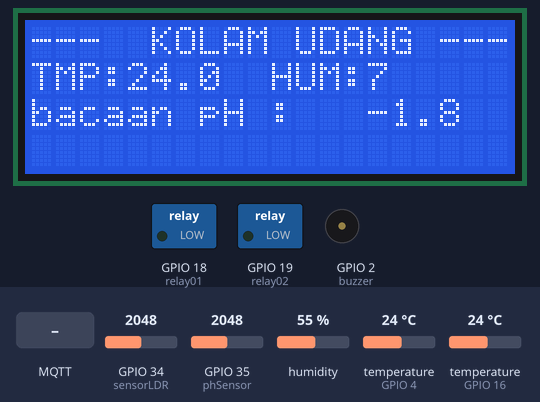
Simulated run of this sketch. Board: ESP32. On the bench: 20×4 character LCD, switched loads named in the sketch (green lamp = pin HIGH), buzzer (waves = sounding, pin HIGH). Inputs (shaded band) come from the test bench; at power-on: humidity 55 %, GPIO 35 (phSensor) = 2048, GPIO 34 (sensorLDR) = 2048, temperature (sensors on GPIO 4, GPIO 16) 24 °C. WiFi joins after 1.5 s; servers stay silent unless stated; no MQTT or app messages arrive unless stated; what the sketch prints to the serial monitor is not drawn.

Above: at 6.3 s.
6.4 s: humidity set to 22 %
At 9.5 s:
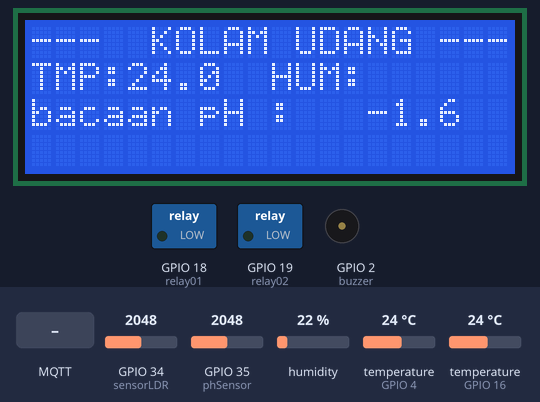
13.4 s: humidity set to 40 %
At 15.6 s:
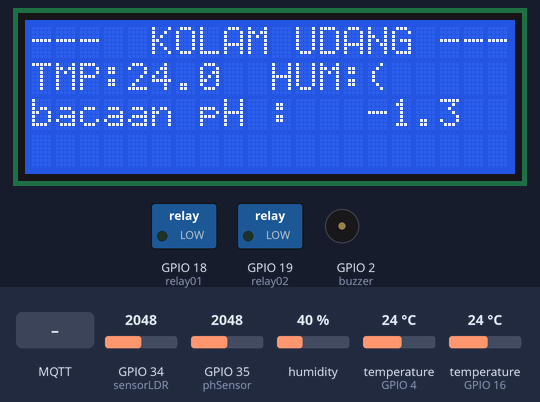
21.2 s: humidity set to 68 %
At 25.4 s:
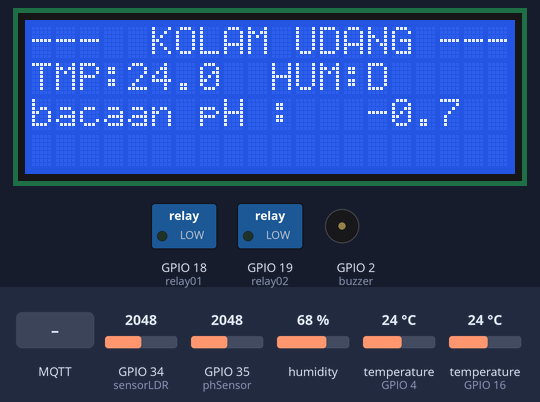
28.5 s: humidity set to 88 %
At 30.4 s:
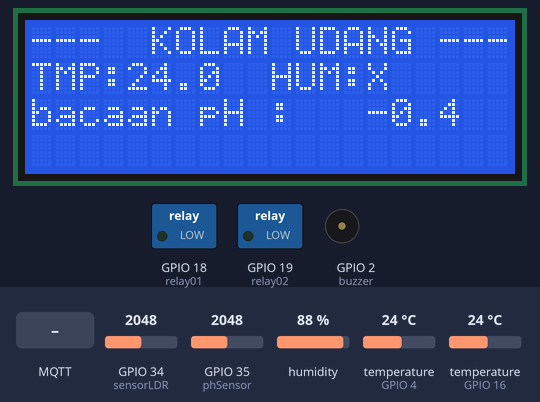
36.3 s: MQTT message "on" arrives on the first subscribed topic
At 37.4 s:
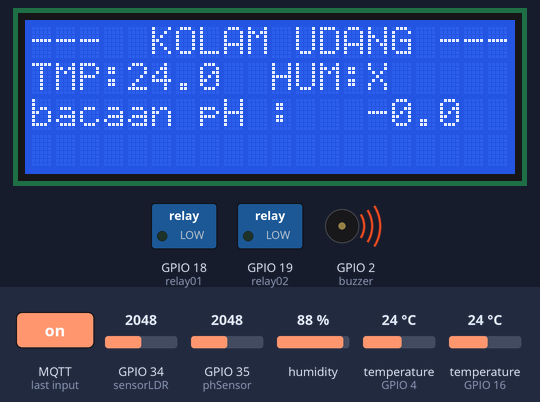
43.5 s: GPIO 35 (phSensor) set to 2866
At 46.2 s:
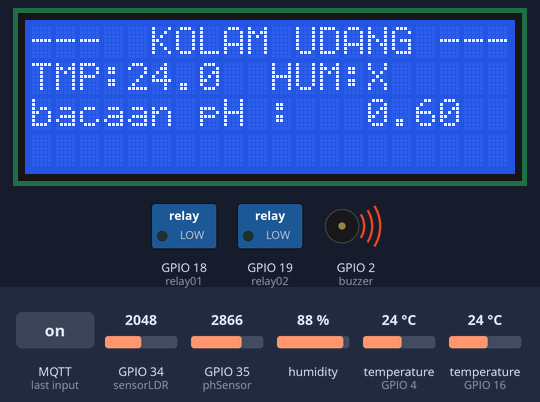
Timing chart, 0 to 47.7 s (numbered marks = the images above; inputs shaded):
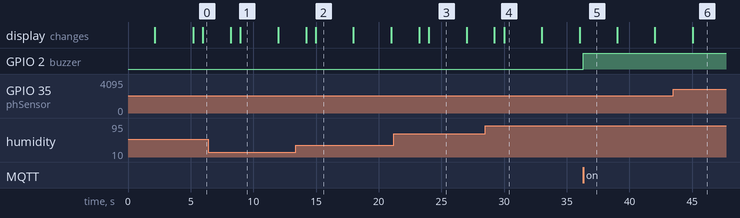

Measured:
- after the input at 6.4 s, the display: first changes after 1.8 s (image 1 shows a later state)
- after the input at 13.4 s, the display: first changes after 0.80 s (image 2 shows a later state)
- after the input at 21.2 s, the display: first changes after 2.0 s (image 3 shows a later state)
- after the input at 28.5 s, the display: first changes after 0.73 s (image 4 shows a later state)
- after the input at 36.3 s, GPIO 2 (buzzer): LOW → HIGH at once
- what the display in image 4 shows lasts 3.0 s, from 30.0 s to 33.0 s

The sketch:

kolamUdangLiza.ino
```cpp
/*------------------------------------------------------------------
  ===================  Seksyen 1 - HEADER        ===================
  ------------------------------------------------------------------*/
//-------------------------------------------------------------------
//=  A. - Library  include and define  yang diperlukan              =
//-------------------------------------------------------------------

#include <WiFi.h>
#include <MQTT.h>
#include <Wire.h>
#include <SPI.h>
#include <DallasTemperature.h>
#include <OneWire.h>
#include <LiquidCrystal_I2C.h>
#include <DHT.h>;
#include "DFRobot_PH.h"
#include <EEPROM.h>

//--------------------------------------------------------------------
//=  B. - ISTIHAR Sambungan nama Pin dengan Nombor Fizikal PIN ----
//--------------------------------------------------------------------

//---Actuator and Relay  pin connection---
#define relay01     18
#define relay02     19
#define buzzer      2
//#define SensorSuhu  15 // pin sambungan ke DS18B20 (ONEWIRE)
#define SenAM2301   16
#define sensorLDR   34
#define tiltSensor  4
#define PIN         5
#define oneWireBus  4
#define phSensor    35


// ~~~~~~~~~~~~~~~~~~~~ PENTING ~~~~~~~~~~~~~~~~~~~~~~~~
// ------ Sila edit nama atau ID ikut keperluan --------
#define Client_Id   "2025fishfeederPTSB03indoorMain"
//#define NamaBroker  "broker.hivemq.com"
#define NamaBroker  "broker.emqx.io"
//#define NamaBroker  "103.186.117.135"
//#define namaSSID    "HaMa iPhone 13";
//#define SSIDpwd     "1234556790";
#define namaSSID    "Haza@unifi";
#define SSIDpwd     "0135335045";
//#define namaSSID    "IoT";
//#define SSIDpwd     "iot@kksj2023";
// ~~~~~~~~~~~~~~~~~~~  TAMMAT   ~~~~~~~~~~~~~~~~~~~~~~~

//=   C.  - ISTIHAR  constant dan pembolehubah------------------------------
//---Penetapan nama Pembolehubah yg diumpukkan kepada satu nilai awal  --
const char ssid[] = namaSSID;
const char pass[] = SSIDpwd;

OneWire oneWire(oneWireBus);
DallasTemperature sensors(&oneWire);

LiquidCrystal_I2C lcd(0x27,20,4);

//------ ISTIHAR Pemboleh ubah dengan jenis Data yang digunakan---
unsigned long lastMillis = 0;
//float dataSuhuC; // suhu dalam Celsius
int suisKon;
int tiltState = 0;
float duration_us, distance_cm;
int hum; //Stores humidity value
float temp; //Stores temperature value

const int sampleSize = 30; // Number of samples for the moving average
int readings[sampleSize]; // Array to store the readings
int readIndex = 0;        // Index of the current reading
long total = 0;
//-=   D. - Cipta Objek dari Librari berkaitan------------------ ----
//--------------------------------------------------------------------------

WiFiClient net;
MQTTClient client;

// Istihar objek bagi Module OLED Display - SSD1306
//Adafruit_SSD1306 display(SCREEN_WIDTH, SCREEN_HEIGHT, &Wire, -1);


// Istihar objek bagi Module Sersor Suhu Dallas 18B20
//OneWire oneWire(SensorSuhu);
//DallasTemperature sensors(&oneWire);
DHT dht(SenAM2301, DHT21);

//##################  Seksyen 1 - TAMAT #############################

void connect() {
  Serial.print("checking wifi...");
  while (WiFi.status() != WL_CONNECTED) {
    Serial.print(".");
    delay(1000);
  }

  Serial.print("\nconnecting...");
  while (!client.connect(Client_Id,"husaini","aza")) {
    Serial.print(".");
    delay(1000);
  }
  Serial.println("\nconnected!");
  client.subscribe("fishfeederPTSBmain/buzzer");

  // -- tambah subcribe disini ---

}

void messageReceived(String &topic, String &payload) {
  //Serial.println("incoming: " + topic + " - " + payload);
   Serial.println(payload);


   //==========================Buzzer Control ==========
  if(String(topic) == "fishfeederPTSBmain/buzzer")
  {
      if(payload =="on")
      {
        Serial.println(payload);
        digitalWrite(buzzer,HIGH);
        Serial.println("Buzzer ON");
        delay(500);
      }

      else if(payload =="off")
      {
        Serial.println(payload);
        digitalWrite(buzzer,LOW);
        Serial.println("Buzzer OFF");
      }
  }

//==============================================

//==========================Device Control ===========

//   ----Tulis Kod Kawalan ( subsribe here ) -------

//--------------------------- END --------------------

}

//==================  Seksyen 2 - Fungsi Setup ======================
//-------------------------------------------------------------------

void setup() {
  pinMode(relay01,OUTPUT);
  pinMode(relay02,OUTPUT);
  pinMode(buzzer,OUTPUT);
  pinMode(tiltSensor, INPUT);

  Serial.begin(115200); // initialize serial

  WiFi.begin(ssid, pass);
  client.begin(NamaBroker, net);
  client.onMessage(messageReceived);
 connect();
  //sensors.begin();    // initialize the DS18B20 sensor
  dht.begin();
  sensors.begin();

  lcd.init();
  lcd.backlight();
  lcd.setCursor(0,0);
  lcd.print("---  KOLAM UDANG ---");
  delay(3000);

}
//##################  Seksyen 2 - TAMAT #############################


//==============  Seksyen 3 - Fungsi Utama (LOOP) ===================
//-------------------------------------------------------------------
void loop() {

 client.loop();
 delay(10);  // <- fixes some issues with WiFi stability

  if (!client.connected()) {
    connect();
  }

// publish a message roughly every second.
  if (millis() - lastMillis > 3000) {
    lastMillis = millis();

    //------SENSOR 1-------------------------------------------------------------

    //------SENSOR seterusnya-------------------------------------------------------------


    //-----------end ----------------------------------

   //sensorTilt();
   sensorCahaya();
   suhudht();
   dallasSensor();
   sensorPH();

  }


}
//##################  Seksyen 3 - TAMAT #############################


//-------------sensor cahaya -------------------------------------------
void sensorCahaya() {

float dataLDR = analogRead(sensorLDR); //Read light level
float square_ratio = dataLDR / 4095.0; //Get percent of maximum value (4095)
square_ratio = pow(square_ratio, 2.0);
Serial.print("bacaan Cahaya: ");
Serial.println(dataLDR);

float VoltCahaya= dataLDR * 3.3 / 4095.0;
Serial.print("bacaan Voltan cahaya: ");
Serial.println(VoltCahaya);

float amps = VoltCahaya / 10000.0;  // em 10,000 Ohms
float microamps = amps * 1000000; // Convert to Microamps
float lux = (microamps * 3.0) +10; // Convert to Lux */

Serial.print("bacaan LUX cahaya: ");
Serial.println(lux);

Serial.print("bacaan ration cahaya: ");
Serial.println(square_ratio);
Serial.println(microamps);

client.publish("fishfeederPTSBmain/lux", String(lux));

}

//-------------sensor shu AMS (DHT22) ------------------------------------
void suhudht() {

    hum = dht.readHumidity();
    temp= dht.readTemperature();

 //Print temp and humidity values to serial monitor
    Serial.print("Humidity: ");
    Serial.print(hum);
    Serial.print("%, Temperature: ");
    Serial.print(temp);
    Serial.println(" Celsius");
    client.publish("fishfeederPTSBmain/suhu", String(temp));
    client.publish("fishfeederPTSBmain/humiditi", String(hum));

    lcd.setCursor(0,1);
    lcd.print("TMP:");
    lcd.print(temp,1);
    lcd.setCursor(10,1);
    lcd.print("HUM:");
    lcd.print(hum,0);

}

void dallasSensor(void)
{
  sensors.requestTemperatures(); // Send the command to get temperatures
  Serial.println("DONE");

  float tempC = sensors.getTempCByIndex(0);

  Serial.print("Water Temperature: ");
  Serial.println(tempC);

  client.publish("fishfeederPTSBmain/tankTemp", String(tempC));


}

void sensorPH() {

    int newReading = analogRead(phSensor);
    total -= readings[readIndex];
    readings[readIndex] = newReading;
    total += newReading;
    readIndex = (readIndex + 1) % sampleSize;
    int smoothedValue = total / sampleSize;
    Serial.print("Raw value: ");
    Serial.print(newReading);
    Serial.print("\tSmoothed value: ");
    Serial.println(smoothedValue);

    //Serial.print(dataSensorPH);
    //Serial.print(" | ");
    float voltage=smoothedValue*(3.3/4095.0);
    float ph=(3.3*voltage)-2;
    Serial.println(ph);
    client.publish("fishfeederPTSBmain/ph", String(ph));

    lcd.setCursor(0,2);
    lcd.print("bacaan pH :");
    lcd.setCursor(14,2);
    lcd.print(ph,1);

  //  https://www.youtube.com/watch?v=Wdu5w0rZfvE&t=235s
}
```
